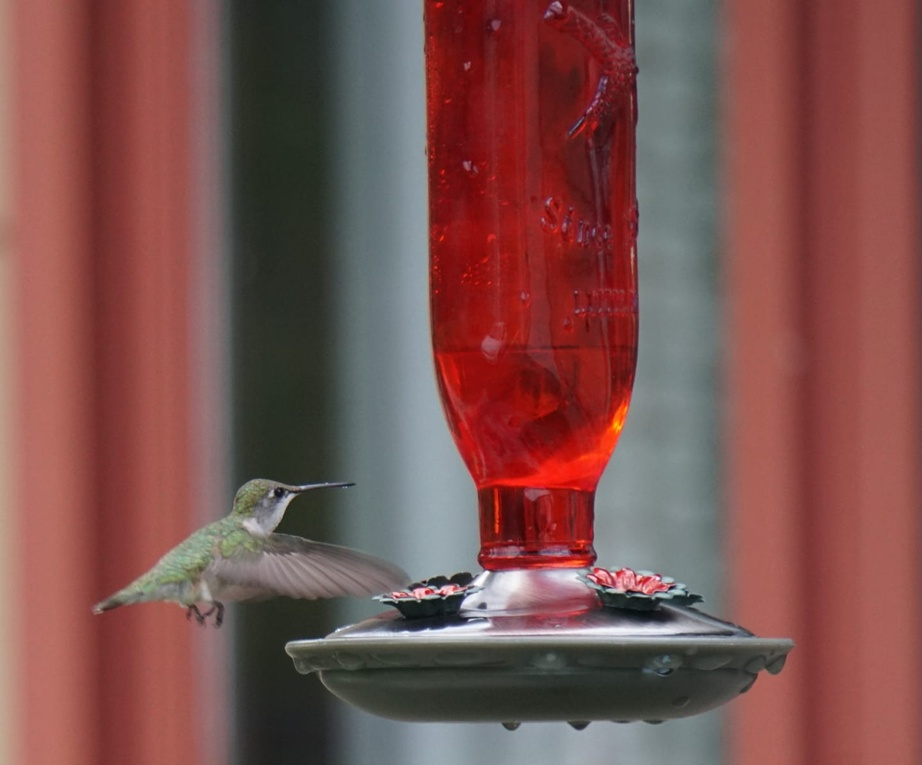
#> input picture CV/before/CV_WEEK02_2_AM/hummingbird.jpg, 922 x 765 px, shrunk from 1440 x 1195 before the run
$ python apply_invert.py
#> lines starting #> are read from the running program, lines starting #| are printed output that depends on the picture
from PIL import Image, ImageOps

def invert(image_path, output_path):
#> called with image_path = 'hummingbird.jpg', output_path = 'hummingbird_inverted.jpg'
    image = Image.open(image_path)
#> image is the input picture: PIL image 922x765 RGB; mean R, G, B 124.8, 81.9, 78.8
    converted_image = ImageOps.invert(image)
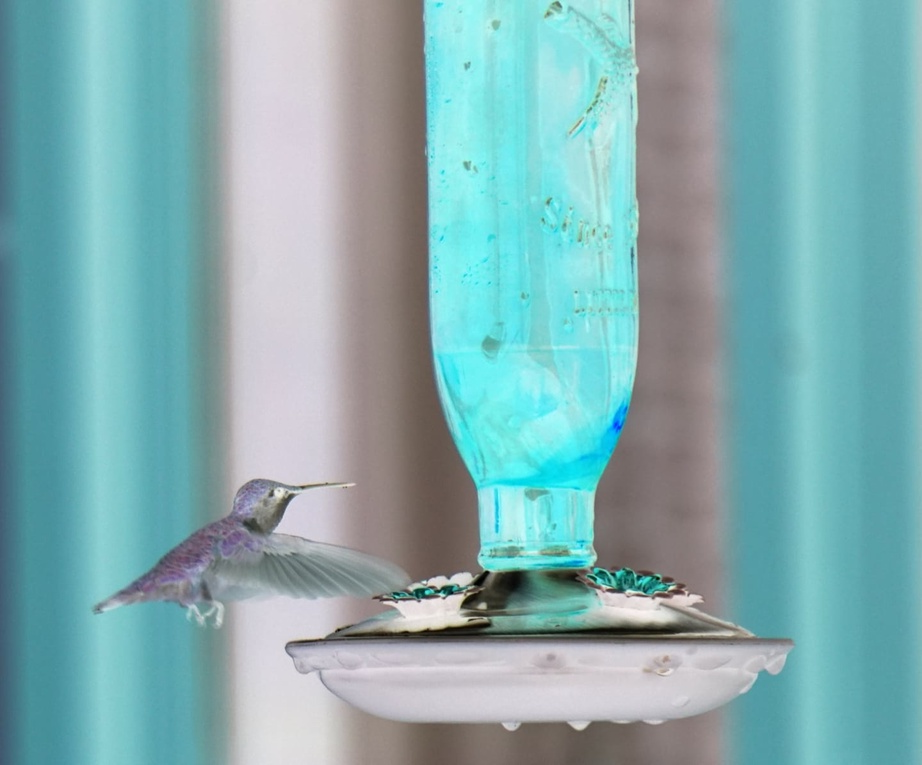
#> converted_image: PIL image 922x765 RGB; mean R, G, B 130.2, 173.1, 176.2
    converted_image.save(output_path)

if __name__ == "__main__":
    invert("hummingbird.jpg", "hummingbird_inverted.jpg")

$ run again, with CV/before/CV_WEEK02_2_AM/snowman.jpg copied over CV/before/CV_WEEK02_2_AM/hummingbird.jpg
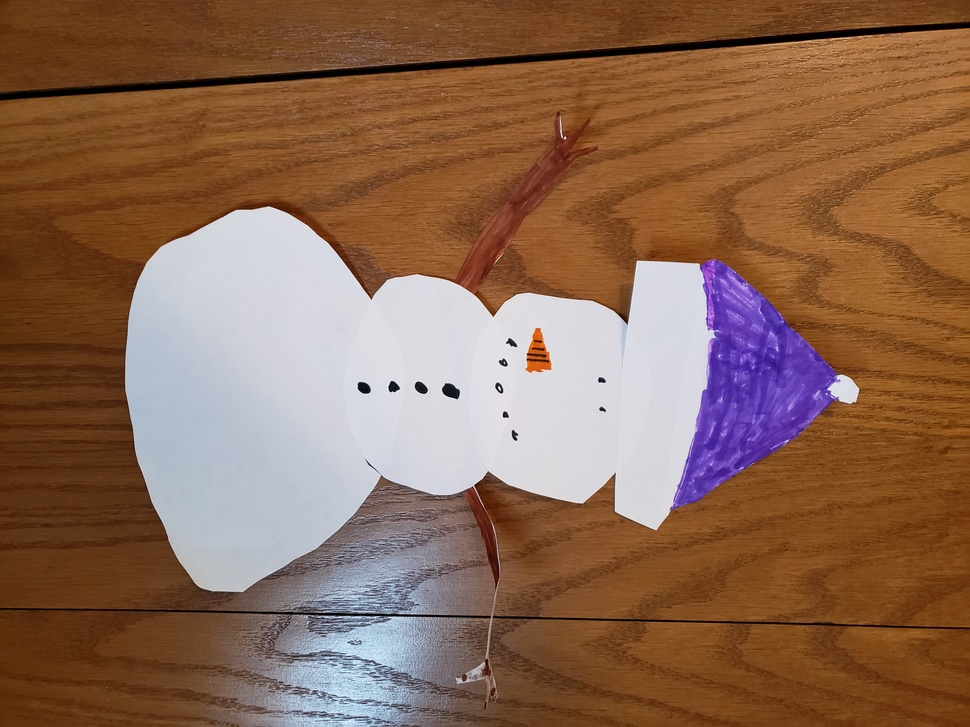
#> input picture CV/before/CV_WEEK02_2_AM/snowman.jpg, 970 x 727 px, shrunk from 4032 x 3024 before the run
#> in invert, image is the input picture: PIL image 970x727 RGB; mean R, G, B 139.2, 104, 82.5
#> in invert, `converted_image = ImageOps.invert(image)`:
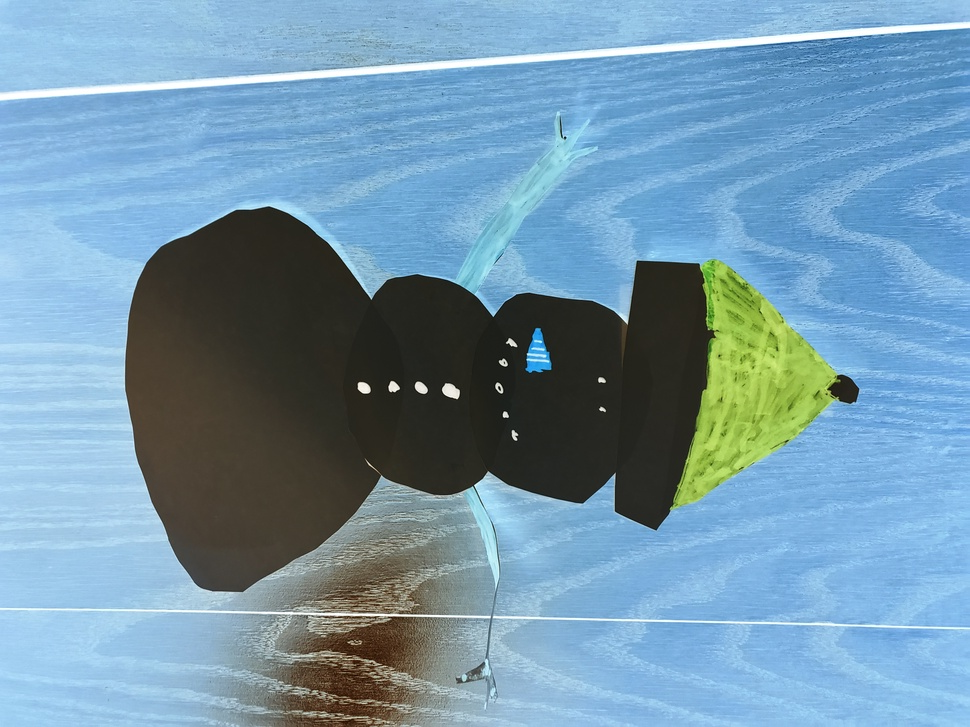
#> converted_image: PIL image 970x727 RGB; mean R, G, B 115.8, 151, 172.5

$ run again, with CV/before/CV_WEEK02_2_AM/snowman_exif_transposed.jpg copied over CV/before/CV_WEEK02_2_AM/hummingbird.jpg
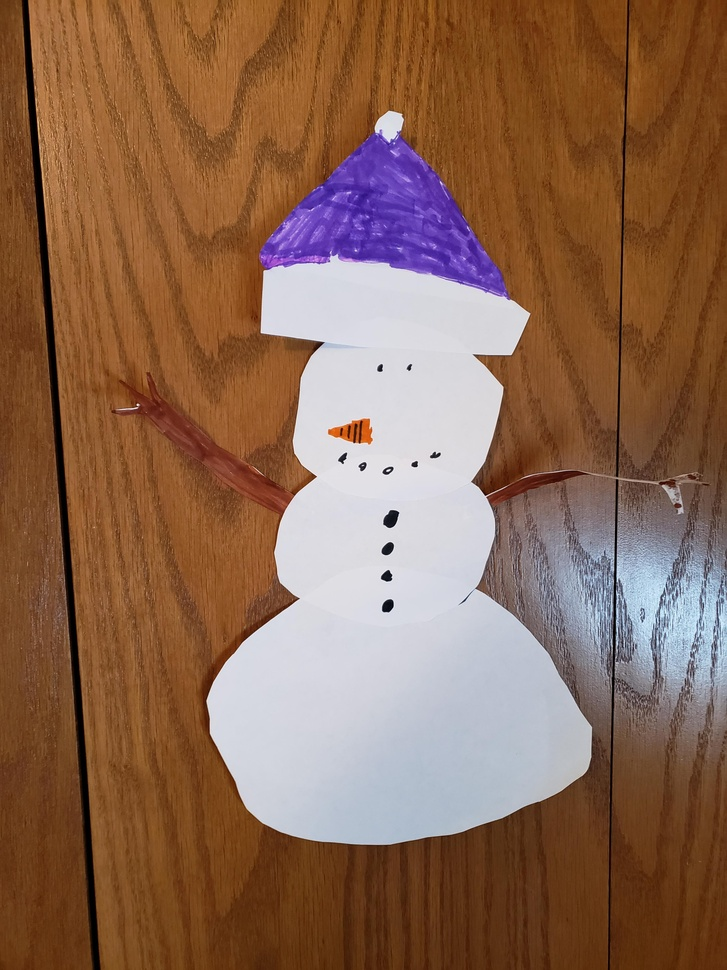
#> input picture CV/before/CV_WEEK02_2_AM/snowman_exif_transposed.jpg, 727 x 970 px, shrunk from 3024 x 4032 before the run
#> in invert, image is the input picture: PIL image 727x970 RGB; mean R, G, B 139.3, 103.9, 82.6
#> in invert, `converted_image = ImageOps.invert(image)`:
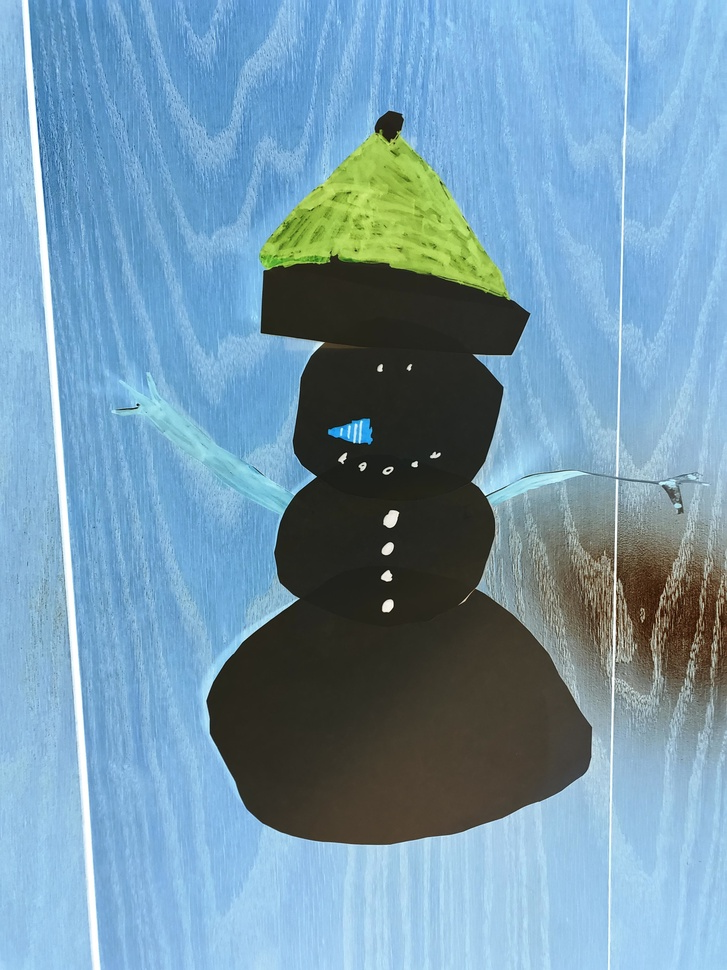
#> converted_image: PIL image 727x970 RGB; mean R, G, B 115.7, 151.1, 172.4
